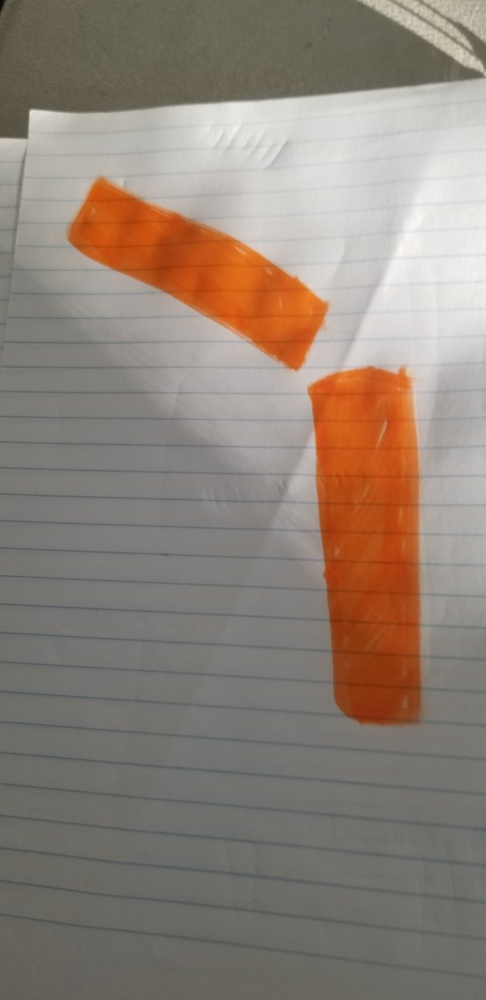
#> input picture pathdraw.png.jpg, 486 x 1000 px, shrunk from 1960 x 4032 before the run
$ python contours3.py --image pathdraw.png.jpg
#> lines starting #> are read from the running program, lines starting #| are printed output that depends on the picture; after the words box and inside, x2 and y2 are one past the last pixel; in counts of white or black regions, pixels touching at a corner belong together
 # import the necessary packages
import numpy as np
import argparse
import cv2

# construct the argument parse and parse the arguments
ap = argparse.ArgumentParser()
ap.add_argument("-i", "--image", help = "path to the image")
args = vars(ap.parse_args())

image = cv2.imread(args["image"])
#> image is the input picture: shape (1000, 486, 3); mean B, G, R 119.6, 130.3, 143.1

img_hsv = cv2.cvtColor(image, cv2.COLOR_BGR2HSV)
#> img_hsv: shape (1000, 486, 3); mean H, S, V 25, 37.4, 143.3

'''cap = cv.VideoCapture('5feet.mp4')
while cap.isOpened():
    ret, frame = cap.read()
    # if frame is read correctly ret is True
    if not ret:
        print("Can't receive frame (stream end?). Exiting ...")
        break
    if cv.waitKey(0) == ord('q'):
        break'''

# define the list of boundaries
# lower mask (0-10)
lower_red = np.array([0,10,10])
upper_red = np.array([55,255,255])
mask0 = cv2.inRange(img_hsv, lower_red, upper_red)
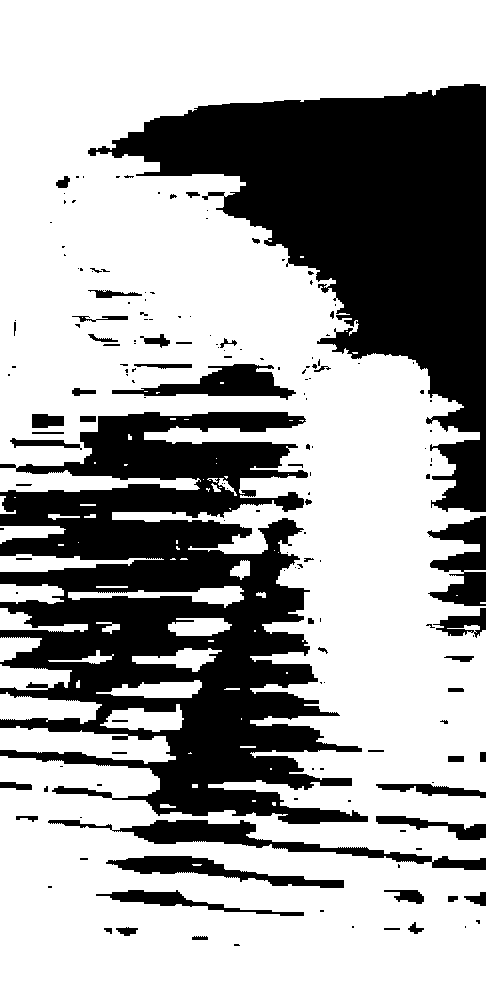
#> mask0: shape (1000, 486); 65.4% white; 167 black regions (111 under 20 px), largest, box (x1, y1, x2, y2) and area: (0, 412, 368, 824) 78899, (88, 84, 486, 512) 67807, (48, 820, 486, 870) 4514
                                                        #for red color
# upper mask (170-180)
lower_red = np.array([140,0,0])
upper_red = np.array([185,255,255])
mask1 = cv2.inRange(img_hsv, lower_red, upper_red)
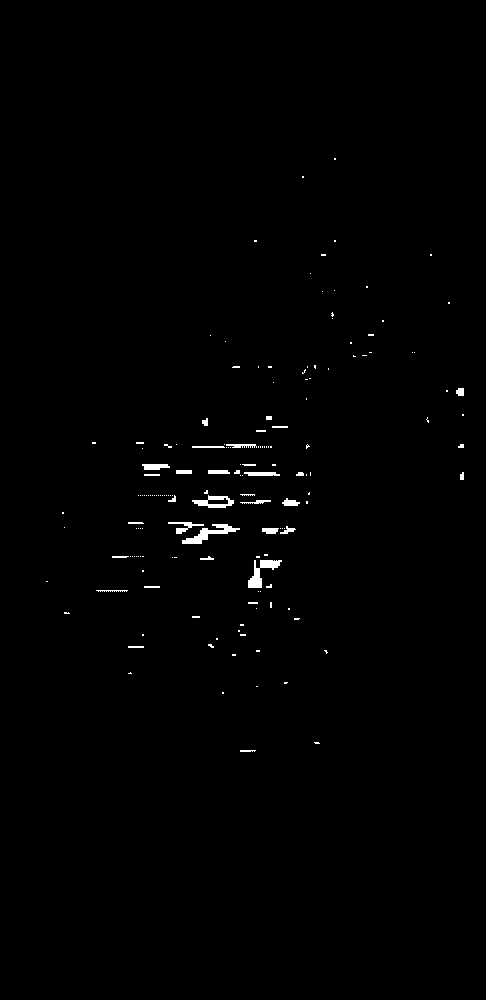
#> mask1: shape (1000, 486); 0.66% white; 161 white regions (126 under 20 px), largest, box (x1, y1, x2, y2) and area: (182, 524, 240, 544) 408, (248, 560, 282, 588) 377, (192, 495, 234, 508) 269

# join my masks
mask = mask0 + mask1
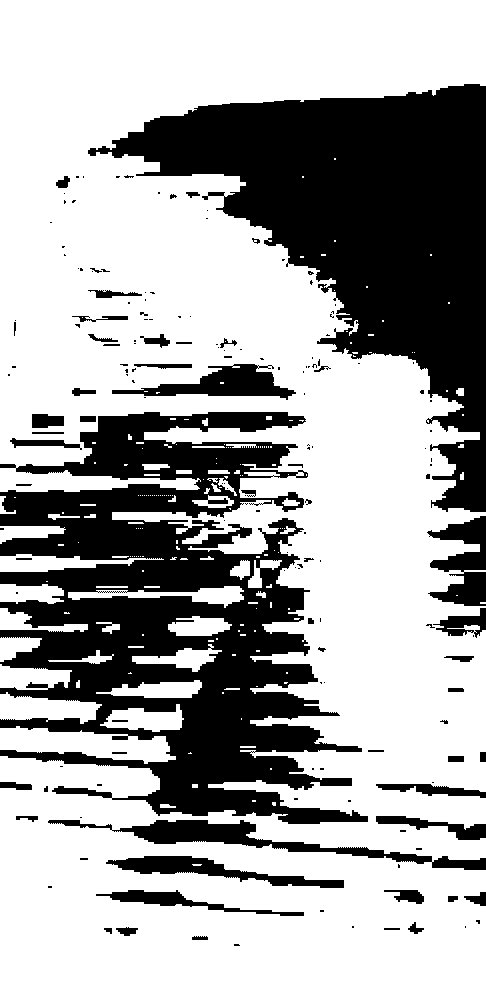
#> mask: shape (1000, 486); 66% white; 167 black regions (111 under 20 px)

#cv2.imshow('frame',frame)
#cv2.imshow('mask',mask)
#cv2.imshow('res',res)

ret, thresh = cv2.threshold(mask, 127, 255, 0)
contours, hierarchy = cv2.findContours(thresh, cv2.RETR_TREE, cv2.CHAIN_APPROX_SIMPLE)
#> contours = 441 contours, 337 with area under 20; largest, box (x1, y1, x2, y2) and area: (0, 0, 486, 1000) 309888, (111, 819, 433, 865) 4108, (0, 726, 176, 764) 3718, (111, 363, 297, 401) 3091, (105, 855, 345, 889) 2852

#x,y,w,h = cv2.boundingRect(cnt[0])
#cv2.rectangle(thresh,(x,y),(x+w,y+h),(0,255,0),2)
#cv2.imshow('cnt',thresh)

contours_poly = [None]*len(contours)
#> contours_poly = 441 items
boundRect = [None]*len(contours)
#> boundRect = 441 items
centers = [None]*len(contours)
#> centers = 441 items
radius = [None]*len(contours)
#> radius = 441 items
for i, c in enumerate(contours):
    contours_poly[i] = cv2.approxPolyDP(c, 3, True)
    boundRect[i] = cv2.boundingRect(contours_poly[i])
    centers[i], radius[i] = cv2.minEnclosingCircle(contours_poly[i])
#> this loop made 441 passes
#> c on passes 3 to 5: [[252, 800], [252, 801], [255, 801], [255, 800]], [[192, 784], [192, 787], [197, 787], [197, 784]], [[270, 768], [270, 769], [271, 769], [271, 768]]
#> after the loop, boundRect = 441 items, first 6: (160, 804, 16, 4), (272, 802, 4, 4), (252, 800, 4, 2), (192, 784, 6, 4), (270, 768, 1, 1), (191, 753, 1, 1); centers = 441 pairs, first value 7.5 to 482.5, second value 158 to 944.5; contours_poly = 441 contours, 373 with area under 20; largest, box (x1, y1, x2, y2) and area: (0, 0, 486, 1000) 311274, (111, 819, 433, 865) 4047, (0, 728, 176, 764) 3567, (111, 363, 297, 401) 2930, (105, 855, 345, 888) 2808; radius = 441 values, max 555.3 at index 221, min 0.0001 at index 4, mean 6.67
min_length = 150

for i in range(len(contours)):
    color = (0,0,255)
    cv2.drawContours(thresh, contours_poly, i, color)
    '''if((boundRect[i][2] < max_width) and (boundRect[i][3] > min_length)):
        cv2.rectangle(thresh, (int(boundRect[i][0]), int(boundRect[i][1])), \
      (int(boundRect[i][0]+boundRect[i][2]), int(boundRect[i][1]+boundRect[i][3])), color, 2)
        #cv2.circle(thresh, (int(centers[i][0]), int(centers[i][1])), int(radius[i]), color, 2)
        print('Cnt %d, x1 %d , y1 %d, x2 %d, y2 %d' % (i, int(boundRect[i][0]), int(boundRect[i][1]), int(boundRect[i][0]+boundRect[i][2]), int(boundRect[i][1]+boundRect[i][3])))'''
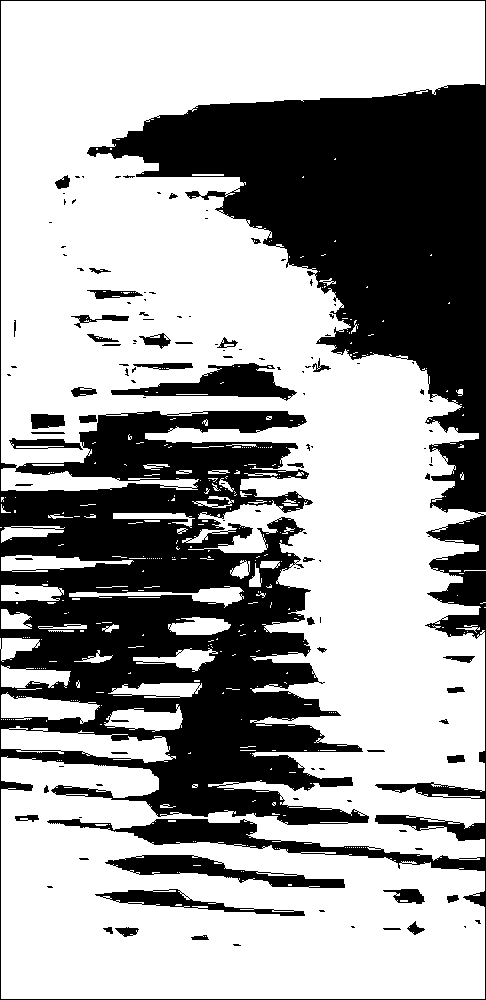
#> thresh: shape (1000, 486); 63.3% white; 127 black regions (80 under 20 px), largest, box (x1, y1, x2, y2) and area: (0, 0, 486, 1000) 165426, (111, 363, 297, 401) 3155, (105, 855, 345, 888) 2929

print(len(contours))
#| 441
cv2.imshow('Contours', thresh)
k = cv2.waitKey(0) & 0xFF
#> (key q is pressed here)
#if k == 27:
    #break
